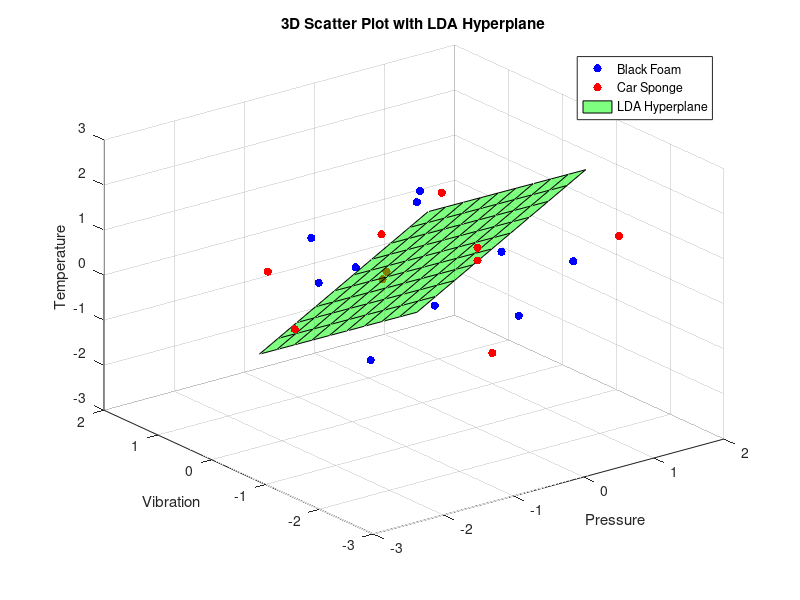
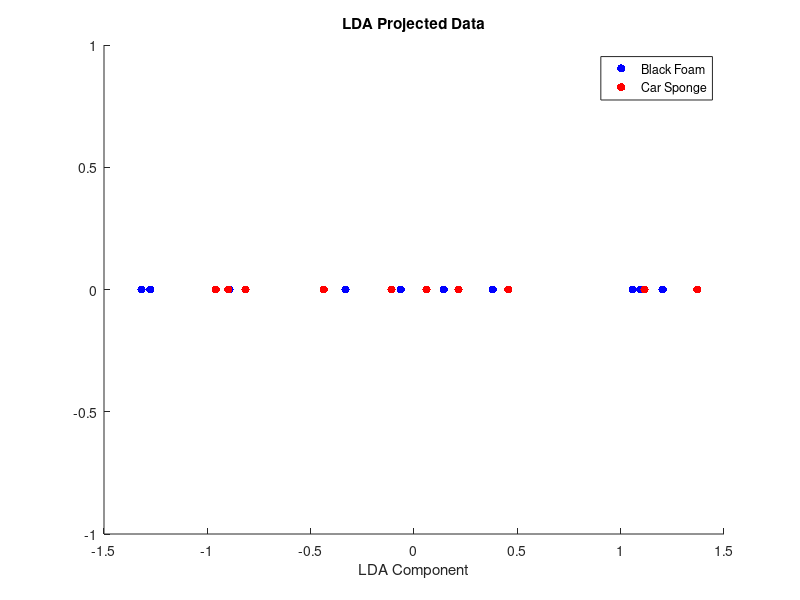

Reproduce these figures in MATLAB, in order.
%3D and 1D projection

% Load the data from the .mat file
data = load('Lab1/F0_PVT.mat');

pressure = data.Pressure;
temperature = data.Temperature;
vibration = data.Vibration;

% Initialize matrices with three columns for Pressure, Vibration, and Temperature
X_black_foam = zeros(size(pressure, 2), 3);
X_car_sponge = zeros(size(pressure, 2), 3);

% Extract data for black foam and car sponge
for i = 1 : size(pressure, 2)
    X_black_foam(i, 1) = pressure(2, i); % Pressure
    X_black_foam(i, 2) = vibration(2, i); % Vibration
    X_black_foam(i, 3) = temperature(2, i); % Temperature

    X_car_sponge(i, 1) = pressure(3, i); % Pressure
    X_car_sponge(i, 2) = vibration(3, i); % Vibration
    X_car_sponge(i, 3) = temperature(3, i); % Temperature
end


% Standardization
X_black_foam = (X_black_foam - mean(X_black_foam)) ./ std(X_black_foam);
X_car_sponge = (X_car_sponge - mean(X_car_sponge)) ./ std(X_car_sponge);


% Calculate Means
mean_black_foam = mean(X_black_foam);
mean_car_sponge = mean(X_car_sponge);
overall_mean = mean([X_black_foam; X_car_sponge]);

% Initialize the within-class scatter matrix
S_W = zeros(3, 3);

% Add scatter for each class
for i = 1:size(X_black_foam, 1)
    S_W = S_W + (X_black_foam(i,:) - mean_black_foam)' * (X_black_foam(i,:) - mean_black_foam);
end
for i = 1:size(X_car_sponge, 1)
    S_W = S_W + (X_car_sponge(i,:) - mean_car_sponge)' * (X_car_sponge(i,:) - mean_car_sponge);
end

% Between-class scatter matrix
S_B = (mean_black_foam - overall_mean)' * (mean_black_foam - overall_mean) + ...
      (mean_car_sponge - overall_mean)' * (mean_car_sponge - overall_mean);

% Solve the generalized eigenvalue problem
[eigenvectors, eigenvalues] = eig(inv(S_W) * S_B);

% Extract the diagonal of eigenvalues matrix
eigenvalues = diag(eigenvalues);

% Sort the eigenvalues and corresponding eigenvectors in descending order
[~, sorted_indices] = sort(eigenvalues, 'descend');
eigenvectors = eigenvectors(:, sorted_indices);
disp(eigenvalues)

% Select the top eigenvectors (in this case, you'll typically pick one)
W = eigenvectors(:, 1);

% Project the data
Y_black_foam = X_black_foam * W;
Y_car_sponge = X_car_sponge * W;
% 3D Scatter Plot
figure;
scatter3(X_black_foam(:, 1), X_black_foam(:, 2), X_black_foam(:, 3), 'b', 'filled');
hold on;
scatter3(X_car_sponge(:, 1), X_car_sponge(:, 2), X_car_sponge(:, 3), 'r', 'filled');
% Add hyperplane (for simplicity, using the first LD)
% Define a grid for the hyperplane
[xGrid, yGrid] = meshgrid(linspace(min(X_black_foam(:,1)), max(X_black_foam(:,1)), 10), ...
                          linspace(min(X_black_foam(:,2)), max(X_black_foam(:,2)), 10));
% Calculate z values on the grid
zGrid = -(W(1)/W(3) * xGrid + W(2)/W(3) * yGrid);
surf(xGrid, yGrid, zGrid, 'FaceColor', 'green', 'FaceAlpha', 0.5);
title('3D Scatter Plot with LDA Hyperplane');
xlabel('Pressure');
ylabel('Vibration');
zlabel('Temperature');
legend('Black Foam', 'Car Sponge', 'LDA Hyperplane');
grid on;
hold off;

figure;
scatter(Y_black_foam, zeros(size(Y_black_foam)), 'b', 'filled');
hold on;
scatter(Y_car_sponge, zeros(size(Y_car_sponge)), 'r', 'filled');
legend('Black Foam', 'Car Sponge');
title('LDA Projected Data');
xlabel('LDA Component');
hold off;
